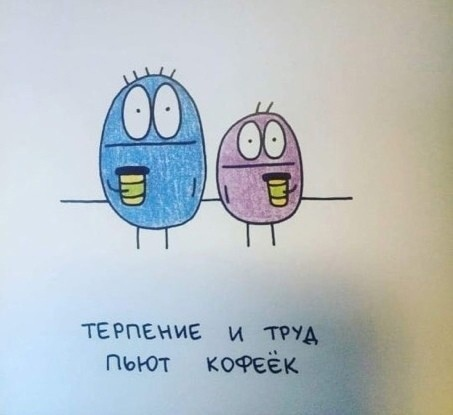
#> input picture kr_2022_2/sample1.jpg, 453 x 415 px
$ python kr_2022_5.py
#> lines starting #> are read from the running program, lines starting #| are printed output that depends on the picture
from PIL import Image
import numpy as np

file_path = input()
#> the answer given: sample1.jpg
img = Image.open(file_path)
#> img is the input picture: PIL image 453x415 RGB; mean R, G, B 183.2, 191.2, 195.1
data = np.array(img)

new_data = data[::, ::, 0] * 0.299 + data[::, ::, 1] * 0.587 + data[::, ::, 2]*0.114
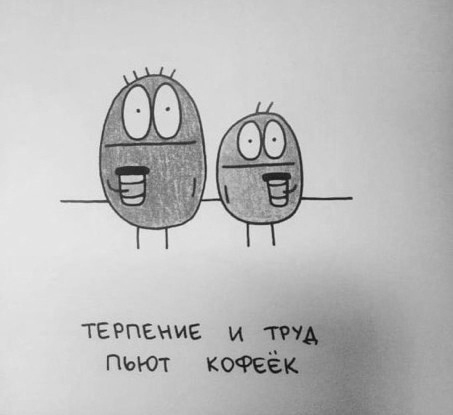
#> new_data: shape (415, 453) float64; min 10.48, max 236.1, mean 189.2
min = np.min(new_data)
#> min = 10.48
max = np.max(new_data)
#> max = 236.1

print(int(min), int(max))
#| 10 236
